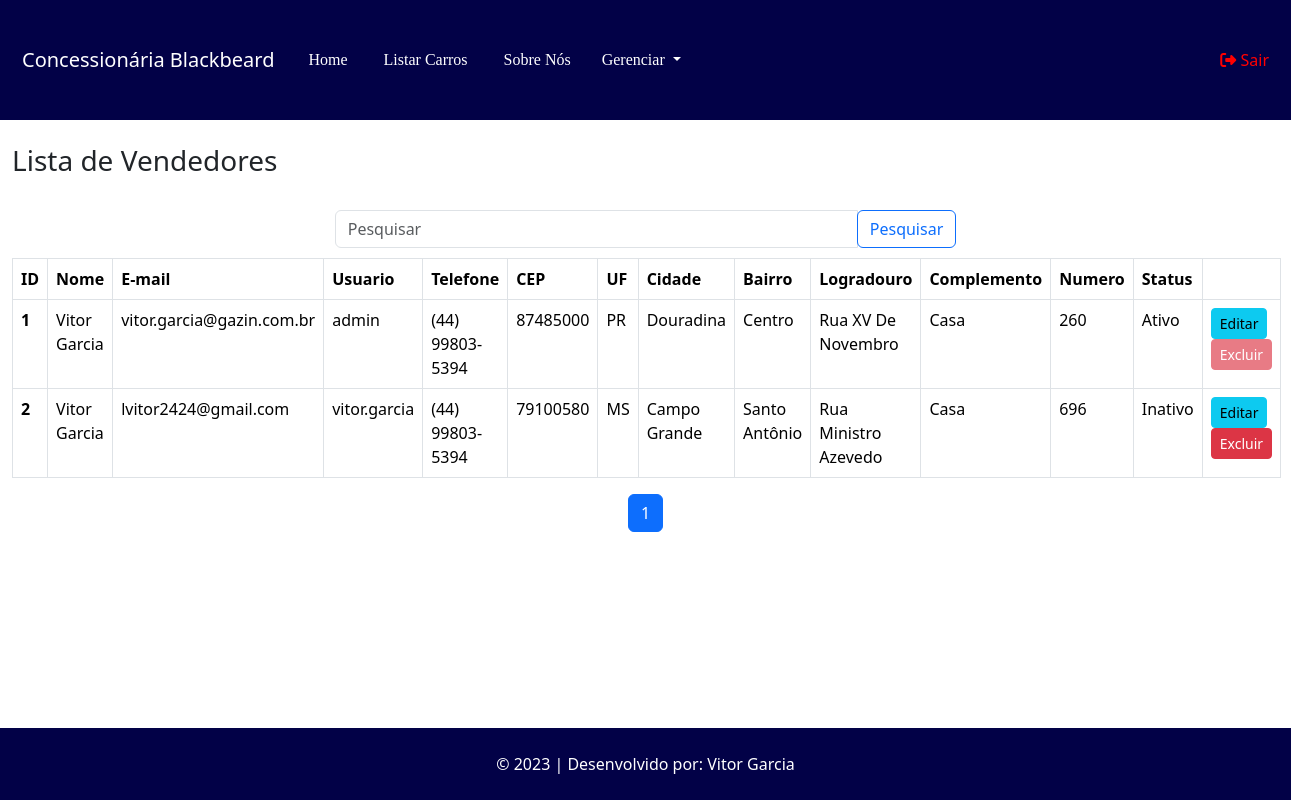
Screenshot of /vendedor/pesquisar (signed in) with the database file from the repository.
### tables this page shows
CREATE TABLE `vendedor` (
  `id` int(11) NOT NULL,
  `nome` varchar(100) NOT NULL,
  `telefone` varchar(20) NOT NULL,
  `email` varchar(100) NOT NULL,
  `cpf` char(15) NOT NULL,
  `status` varchar(12) NOT NULL,
  `cep` varchar(10) DEFAULT NULL,
  `uf` varchar(2) DEFAULT NULL,
  `cidade` varchar(255) DEFAULT NULL,
  `bairro` varchar(255) DEFAULT NULL,
  `logradouro` varchar(255) DEFAULT NULL,
  `complemento` varchar(255) DEFAULT NULL,
  `numero` varchar(10) DEFAULT NULL,
  `usuario` varchar(50) NOT NULL,
  `senha` varchar(255) NOT NULL
);

### App/Controllers/Controller.php (called while the page is built, shortened)
<?php
abstract class Controller
{
    private $viewVar;
    public function render($view)
    {
        $viewVar = $this->getViewVar();
        require_once PATH . '/App/Views/layouts/cabecalho.php';
        require_once PATH . '/App/Views/layouts/menu.php';
        require_once PATH . '/App/Views/' . $view . '.php';
        require_once PATH . '/App/Views/layouts/rodape.php';
    }
    public function getViewVar()
    {
        return $this->viewVar;
    }
    public function setViewParam($varName, $varValue)
    {
        if ($varName != "" && $varValue != "") {
            $this->viewVar[$varName] = $varValue;
        }
    }
}

### App/Controllers/VendedorController.php (called while the page is built, shortened)
<?php
class VendedorController extends Controller
{
    public function pesquisar()
    {
        $vendedorDAO = new VendedorDAO();
        self::setViewParam('vendedor', $vendedorDAO->listarVendedorPorVenda());
        $this->render('vendedor/pesquisar');
    }
}

### index.php (called while the page is built, shortened)
<?php
try {
    $app = new App();
    $app->run();
}catch (\Exception $e){
    $oError = new Erro($e);
    $oError->render();
}

### App/Models/DAO/BaseDAO.php (called while the page is built, shortened)
<?php
abstract class BaseDAO
{
    private $conexao;
    public function __construct()
    {
        $this->conexao = Conexao::getConnection();
    }
    public function select($sql)
    {
        if (!empty($sql)) {
            return $this->conexao->query($sql);
        }
    }
}

### App/Lib/Conexao.php (called while the page is built, shortened)
<?php
class Conexao
{
    private static $connection;
    public static function getConnection()
    {
        $pdoConfig = DB_DRIVER . ":" . "host=" . DB_HOST . ";";
        $pdoConfig .= "dbname=" . DB_NAME . ";";
        try {
            if (!isset(self::$connection)) {
                self::$connection = new PDO($pdoConfig, DB_USER, DB_PASSWORD);
                self::$connection->setAttribute(PDO::ATTR_ERRMODE, PDO::ERRMODE_EXCEPTION);
            }
            return self::$connection;
        } catch (PDOException $e) {
            throw new Exception("Erro de conexão com o banco de dados", 500);
        }
    }
}

### App/Models/DAO/VendedorDAO.php (called while the page is built, shortened)
<?php
class VendedorDAO extends BaseDAO{
    public function listarVendedorPorVenda(){
        $resultado = $this->select(
            'SELECT v.*, IFNULL(COUNT(venda.id), null) AS qtdVendasVendedor
            FROM vendedor v
            LEFT JOIN venda ON v.id = venda.id_cliente
            GROUP BY v.id'
        );
        return $resultado->fetchAll(\PDO::FETCH_CLASS, Vendedor::class);
    }
}
?>

### App/Models/Entidades/Vendedor.php (called while the page is built, shortened)
<?php
class Vendedor{
     private $id;
     private $nome;
     private $usuario;
     private $telefone;
     private $email;
     private $status;
     private $cep;
     private $uf;
     private $cidade;
     private $bairro;
     private $logradouro;
     private $complemento;
     private $numero;
     public function getId(){
        return $this->id;
   }
   function getNome(){
        return $this->nome;
   }
   function getUsuario(){
    return $this->usuario;
    }
   public function getTelefone(){
        return $this->telefone;
   }
   public function getEmail(){
        return $this->email;
   }
   public function getStatus(){
        return $this->status;
   }
   public function getCep(){
     return $this->cep;
   }
   public function getUf(){
       return $this->uf;
   }
   public function getCidade(){
       return $this->cidade;
   }
   public function getBairro(){
       return $this->bairro;
   }
   public function getLogradouro(){
       return $this->logradouro;
   }
   public function getComplemento(){
       return $this->complemento;
   }
   public function getNumero(){
       return $this->numero;
   }
       private $qtdVendasVendedor;
       public function getQtdVendasVendedor(){
           return $this->qtdVendasVendedor;
       }
}
?>

### App/Views/vendedor/pesquisar.php (the view, shortened to what this page needs)
<?php
if (isset($_SESSION['login'])) {
    $vendedoresPorPagina = 10;
    $paginaAtual = isset($_GET['page']) ? intval($_GET['page']) : 1;
    $pesquisa = isset($_GET['pesquisa']) ? $_GET['pesquisa'] : '';
    if (empty($pesquisa)) {
        $todosVendedores = $viewVar['vendedor'];
    }
    $totalVendedores = count($todosVendedores);
    $totalPaginas = ceil($totalVendedores / $vendedoresPorPagina);
    $indiceInicial = ($paginaAtual - 1) * $vendedoresPorPagina;
    $vendedoresFiltrados = array_slice($todosVendedores, $indiceInicial, $vendedoresPorPagina);
?>
    <div class="container-fluid" style="margin-bottom: 60px;">
        <br>
        <h3>Lista de Vendedores</h3>
        <br>
        <div class="row centralizar">
            <div class="col-md-6">
                <form class="form-inline" action="" method="GET">
                    <div class="input-group">
                        <input type="text" class="form-control" name="pesquisa" placeholder="Pesquisar">
                        <div class="input-group-append">
                            <button class="btn btn-outline-primary" type="submit">Pesquisar</button>
                        </div>
                    </div>
                </form>
            </div>
        </div>
        <table class="table table-hover table-bordered">
            <thead>
                <tr>
                    <th scope="col">ID</th>
                    <th scope="col">Nome</th>
                    <th scope="col">E-mail</th>
                    <th scope="col">Usuario</th>
                    <th scope="col">Telefone</th>
                    <th scope="col">CEP</th>
                    <th scope="col">UF</th>
                    <th scope="col">Cidade</th>
                    <th scope="col">Bairro</th>
                    <th scope="col">Logradouro</th>
                    <th scope="col">Complemento</th>
                    <th scope="col">Numero</th>
                    <th scope="col">Status</th>
                    <th scope="col"></th>
                </tr>
            </thead>
            <tbody>
                <?php if (empty($vendedoresFiltrados)) { ?>
                    <tr>
                        <td colspan="12">
                            <div class="alert alert-info" role="alert">Nenhum vendedor encontrado!</div>
                        </td>
                    </tr>
                    <?php } else {
                    foreach ($vendedoresFiltrados as $vendedor) {
                    ?>
                        <tr>
                            <th scope="row"><?php echo $vendedor->getId(); ?></th>
                            <td><?php echo $vendedor->getNome(); ?></td>
                            <td><?php echo $vendedor->getEmail(); ?></td>
                            <td><?php echo $vendedor->getUsuario(); ?></td>
                            <td><?php echo $vendedor->getTelefone(); ?></td>
                            <td><?php echo $vendedor->getCEP(); ?></td>
                            <td><?php echo $vendedor->getUF(); ?></td>
                            <td><?php echo $vendedor->getCidade(); ?></td>
                            <td><?php echo $vendedor->getBairro(); ?></td>
                            <td><?php echo $vendedor->getLogradouro(); ?></td>
                            <td><?php echo $vendedor->getComplemento(); ?></td>
                            <td><?php echo $vendedor->getNumero(); ?></td>
                            <td><?php echo $vendedor->getStatus(); ?></td>
                            <td>
                                <a href="http://<?php echo APP_HOST; ?>/vendedor/edicao/<?php echo $vendedor->getId(); ?>" class="btn btn-info btn-sm">Editar</a>
                                <?php if($vendedor->getQtdVendasVendedor() != 0 ){ ?>
                                <span class="d-inline-block" tabindex="0" data-toggle="tooltip" title="Não é possível excluir Vendedor que possui vendas vinculadas!">
                                    <a class="btn btn-danger btn-sm disabled">Excluir</a>
                                </span>
                                <?php }else{ ?>
                                    <a href="http://<?php echo APP_HOST; ?>/vendedor/exclusao/<?php echo $vendedor->getId(); ?>" class="btn btn-danger btn-sm">Excluir</a>
                                <?php } ?>
                            </td>
                        </tr>
                <?php
                    }
                }
                ?>
            </tbody>
        </table>
        <nav aria-label="Page navigation" class="mx-auto">
            <ul class="pagination">
                <?php for ($i = 1; $i <= $totalPaginas; $i++) : ?>
                    <li class="page-item <?php echo $i === $paginaAtual ? 'active' : ''; ?>">
                        <a class="page-link" href="?page=<?php echo $i; ?>&pesquisa=<?php echo $pesquisa; ?>"><?php echo $i; ?></a>
                    </li>
                <?php endfor; ?>
            </ul>
        </nav>
    </div>
<?php
}
?>

### App/Views/vendedor/pesquisar.php (style rules this page uses)
.pagination { justify-content: center; }
.centralizar { justify-content: center; margin-bottom: 10px; }

### rows the page displays
vendedor: id "1", nome "Vitor Garcia", email "vitor.garcia@gazin.com.br", usuario "admin", telefone "(44) 99803-5394", cep "87485000", uf "PR", cidade "Douradina", bairro "Centro", logradouro "Rua XV De Novembro", complemento "Casa", numero "260", status "Ativo", shows "Excluir"
vendedor: id "2", nome "Vitor Garcia", email "lvitor2424@gmail.com", usuario "vitor.garcia", telefone "(44) 99803-5394", cep "79100580", uf "MS", cidade "Campo Grande", bairro "Santo Antônio", logradouro "Rua Ministro Azevedo", complemento "Casa", numero "696", status "Inativo"
